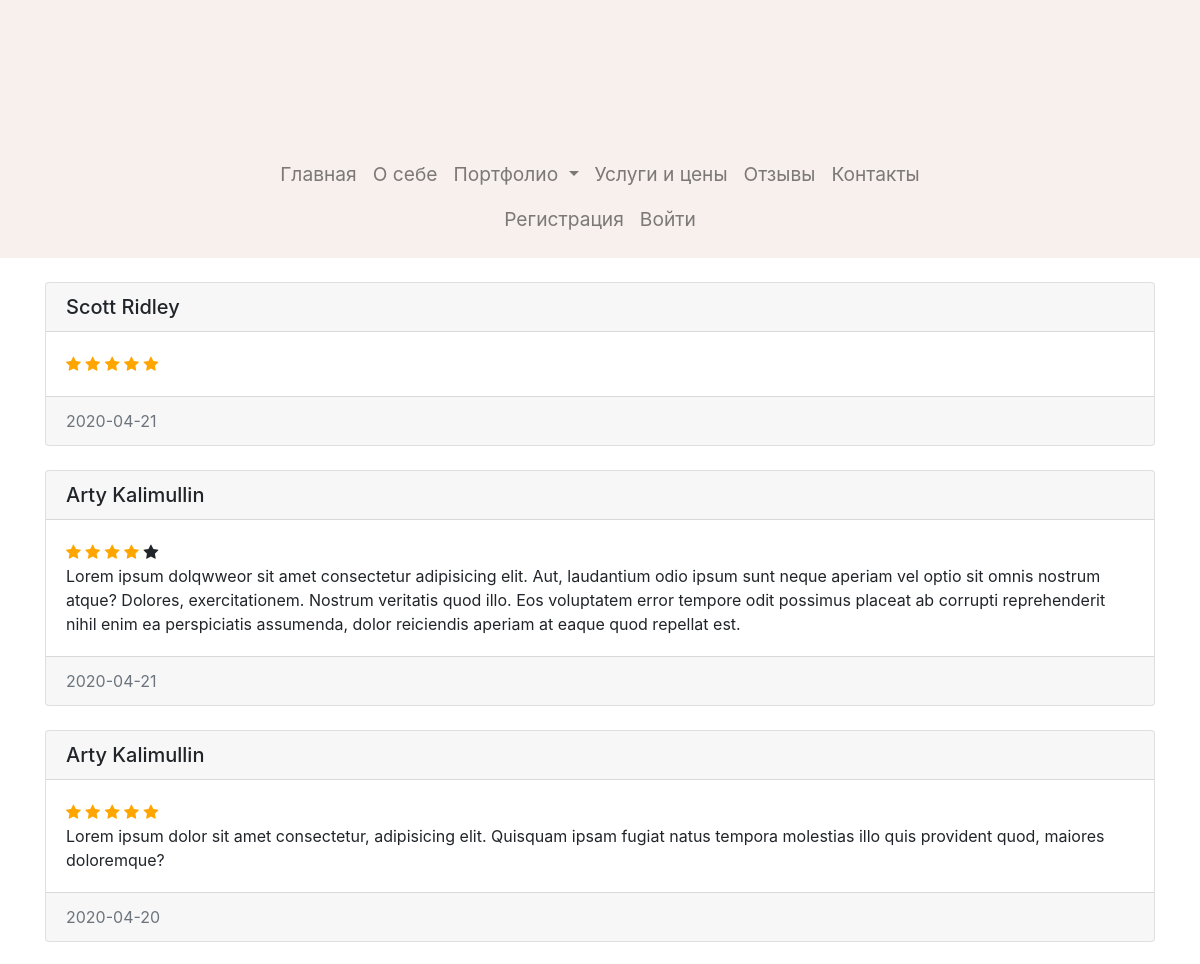
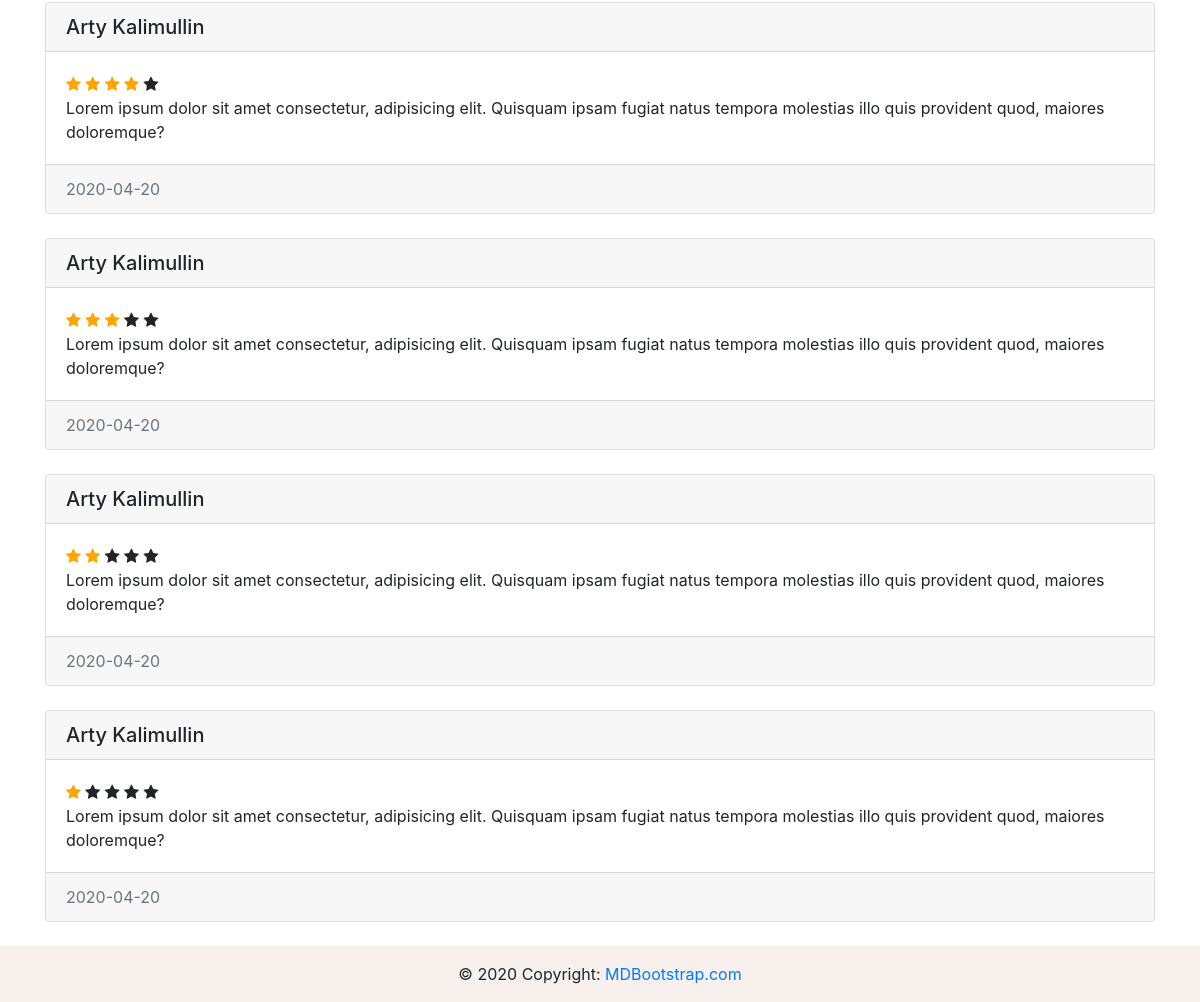
Screenshot of /feedback with the database file from the repository (2 pictures, top to bottom).
### data/reviews.py (models this page shows)
class Review(SqlAlchemyBase, SerializerMixin):
    __tablename__ = 'reviews'
    id = sqlalchemy.Column(sqlalchemy.Integer,
                           primary_key=True, autoincrement=True)
    user_id = sqlalchemy.Column(sqlalchemy.Integer, sqlalchemy.ForeignKey('users.id'))
    user_name = sqlalchemy.Column(sqlalchemy.String)
    user_surname = sqlalchemy.Column(sqlalchemy.String)
    user = orm.relation('User')
    rating = sqlalchemy.Column(sqlalchemy.Integer)
    content = sqlalchemy.Column(sqlalchemy.String)
    date = sqlalchemy.Column(sqlalchemy.Date)

### main.py (the view)
@app.route('/feedback')
def feedback():
    session = db_session.create_session()
    reviews = session.query(Review).all()[::-1]
    return render_template('feedback.html', title='Отзывы', reviews=reviews, albums=get_albums())

### data/db_session.py (called while the page is built)
def create_session() -> Session:
    global __factory
    return __factory()

### main.py (called while the page is built)
def get_albums():
    session = db_session.create_session()
    list_albums = session.query(Album).all()
    return list_albums

### template/feedback.html (shortened to what this page needs)
{% extends "base.html" %}
{% block primary_content %}
<br>
<div class="container">
    {% for review in reviews %}
        <div class="card">
            <h5 class="card-header">{{ review.user_name }} {{ review.user_surname }}</h5>
            <div class="card-body">
                {% if review.rating == 1 %}
                    <span class="fa fa-star checked"></span>
                    <span class="fa fa-star"></span>
                    <span class="fa fa-star"></span>
                    <span class="fa fa-star"></span>
                    <span class="fa fa-star"></span>
                {% elif review.rating == 2 %}
                    <span class="fa fa-star checked"></span>
                    <span class="fa fa-star checked"></span>
                    <span class="fa fa-star"></span>
                    <span class="fa fa-star"></span>
                    <span class="fa fa-star"></span>
                {% elif review.rating == 3 %}
                    <span class="fa fa-star checked"></span>
                    <span class="fa fa-star checked"></span>
                    <span class="fa fa-star checked"></span>
                    <span class="fa fa-star"></span>
                    <span class="fa fa-star"></span>
                {% elif review.rating == 4 %}
                    <span class="fa fa-star checked"></span>
                    <span class="fa fa-star checked"></span>
                    <span class="fa fa-star checked"></span>
                    <span class="fa fa-star checked"></span>
                    <span class="fa fa-star"></span>
                {% elif review.rating == 5 %}
                    <span class="fa fa-star checked"></span>
                    <span class="fa fa-star checked"></span>
                    <span class="fa fa-star checked"></span>
                    <span class="fa fa-star checked"></span>
                    <span class="fa fa-star checked"></span>
                {% endif %}
                <p class="card-text">{{ review.content }}</p>
            </div>
            <div class="card-footer text-muted">
                {{ review.date }}
            </div>
        </div><br>
    {% endfor %}
</div>
{% endblock %}

### template/base.html (shortened to what this page needs)
<!DOCTYPE html>
<html lang="en">
<head>
    <link rel="stylesheet" href="https://stackpath.bootstrapcdn.com/bootstrap/4.4.1/css/bootstrap.min.css">
    <link rel="stylesheet" href="https://cdnjs.cloudflare.com/ajax/libs/font-awesome/4.7.0/css/font-awesome.min.css">
    <link rel="stylesheet" href="{{ url_for('static', filename='base_style.css') }}">
</head>
<body>
    <nav class="navbar navbar-expand-lg navbar-fixed-top navbar-toggleable-sm navbar-inverse flex-column navbar-light main-color">
        <div class="collapse navbar-collapse justify-content-center flex-column" id="navbarSupportedContent">
            <ul class="navbar-nav mr-auto">
                <li class="nav-item">
                    <a class="nav-link" href="/"> Главная </a>
                </li>
                <li class="nav-item">
                    <a class="nav-link" href="#"> О себе </a>
                </li>
                <li class="nav-item dropdown">
                    <a class="nav-link dropdown-toggle" href="#" id="navbarDropdown" role="button"
                       data-toggle="dropdown" aria-haspopup="true" aria-expanded="false"> Портфолио </a>
                </li>
                <li class="nav-item">
                    <a class="nav-link" href="#"> Услуги и цены </a>
                </li>
                <li class="nav-item">
                    <a class="nav-link" href="/feedback"> Отзывы </a>
                </li>
                <li class="nav-item">
                    <a class="nav-link" href="#"> Контакты </a>
                </li>
            </ul>
            <ul class="navbar-nav flex-row mb-2">
                {% if current_user.is_authenticated %}
                    <li class="nav-item"><a href="" class="btn">{{ current_user.name }} {{ current_user.surname }}</a></li>
                    <li class="nav-item"><a class="btn btn-outline-dark" href="/logout">Выйти</a></li>
                {% else %}
                    <li class="nav-item"><a class="nav-link " href="/register">Регистрация</a></li>
                    <li class="nav-item"><a class="nav-link" href="/login">Войти</a></li>
                {% endif %}
            </ul>
        </div>
    </nav>
    <div>
        {% block primary_content %}{% endblock %}
    </div>
    <footer class="page-footer font-small main-color">
        <div class="footer-copyright text-center py-3">© 2020 Copyright:
        <a href="https://mdbootstrap.com/"> MDBootstrap.com</a>
        </div>
    </footer>
</body>
</html>

### static/base_style.css (style rules this page uses)
.main-color { background-color: #F7F0ED; }
nav { font-size: larger; }
.checked { color: orange; }

### rows the page displays
Review: user_name "Scott", user_surname "Ridley", rating 5 (drawn), date "2020-04-21"
Review: user_name "Arty", user_surname "Kalimullin", rating 4 (drawn), content "Lorem ipsum dolqwweor sit amet consectetur adipisicing elit. Aut, laudantium odio ipsum sunt neque aperiam vel optio sit omnis nostrum atque? Dolores, exercitationem. Nostrum veritatis quod illo. Eos voluptatem error tempore odit possimus placeat ab corrupti reprehenderit nihil enim ea perspiciatis assumenda, dolor reiciendis aperiam at eaque quod repellat est.", date "2020-04-21"
Review: user_name "Arty", user_surname "Kalimullin", rating 5 (drawn), content "Lorem ipsum dolor sit amet consectetur, adipisicing elit. Quisquam ipsam fugiat natus tempora molestias illo quis provident quod, maiores doloremque?", date "2020-04-20"
Review: user_name "Arty", user_surname "Kalimullin", rating 4 (drawn), content "Lorem ipsum dolor sit amet consectetur, adipisicing elit. Quisquam ipsam fugiat natus tempora molestias illo quis provident quod, maiores doloremque?", date "2020-04-20"
Review: user_name "Arty", user_surname "Kalimullin", rating 3 (drawn), content "Lorem ipsum dolor sit amet consectetur, adipisicing elit. Quisquam ipsam fugiat natus tempora molestias illo quis provident quod, maiores doloremque?", date "2020-04-20"
Review: user_name "Arty", user_surname "Kalimullin", rating 2 (drawn), content "Lorem ipsum dolor sit amet consectetur, adipisicing elit. Quisquam ipsam fugiat natus tempora molestias illo quis provident quod, maiores doloremque?", date "2020-04-20"
Review: user_name "Arty", user_surname "Kalimullin", rating 1 (drawn), content "Lorem ipsum dolor sit amet consectetur, adipisicing elit. Quisquam ipsam fugiat natus tempora molestias illo quis provident quod, maiores doloremque?", date "2020-04-20"
